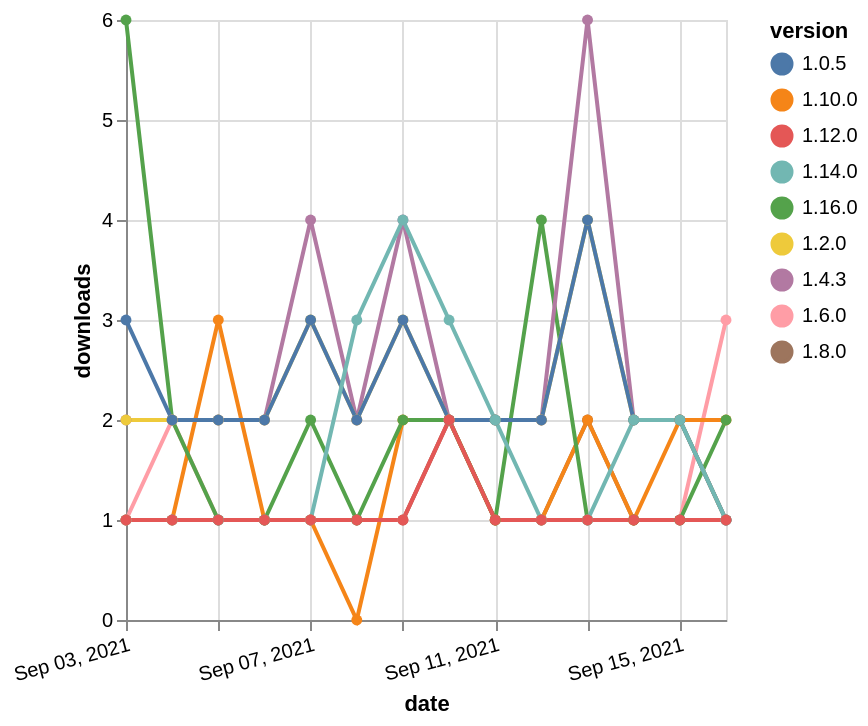

Vega-Lite specification stored for this chart:
### Vega-Lite specification from a JSON file in a GitHub repository (floating-point values rounded to 4 significant figures)
{"$schema": "https://vega.github.io/schema/vega-lite/v5.json", "description": "A simple bar chart with embedded data.", "data": {"values": [{"date": "2021-09-03", "total": 348, "delta": 1, "version": "1.6.0"}, {"date": "2021-09-04", "total": 350, "delta": 2, "version": "1.6.0"}, {"date": "2021-09-05", "total": 351, "delta": 1, "version": "1.6.0"}, {"date": "2021-09-06", "total": 352, "delta": 1, "version": "1.6.0"}, {"date": "2021-09-07", "total": 353, "delta": 1, "version": "1.6.0"}, {"date": "2021-09-08", "total": 354, "delta": 1, "version": "1.6.0"}, {"date": "2021-09-09", "total": 355, "delta": 1, "version": "1.6.0"}, {"date": "2021-09-10", "total": 357, "delta": 2, "version": "1.6.0"}, {"date": "2021-09-11", "total": 358, "delta": 1, "version": "1.6.0"}, {"date": "2021-09-12", "total": 359, "delta": 1, "version": "1.6.0"}, {"date": "2021-09-13", "total": 360, "delta": 1, "version": "1.6.0"}, {"date": "2021-09-14", "total": 361, "delta": 1, "version": "1.6.0"}, {"date": "2021-09-15", "total": 362, "delta": 1, "version": "1.6.0"}, {"date": "2021-09-16", "total": 365, "delta": 3, "version": "1.6.0"}, {"date": "2021-09-03", "total": 218, "delta": 1, "version": "1.8.0"}, {"date": "2021-09-04", "total": 219, "delta": 1, "version": "1.8.0"}, {"date": "2021-09-05", "total": 220, "delta": 1, "version": "1.8.0"}, {"date": "2021-09-06", "total": 221, "delta": 1, "version": "1.8.0"}, {"date": "2021-09-07", "total": 222, "delta": 1, "version": "1.8.0"}, {"date": "2021-09-08", "total": 223, "delta": 1, "version": "1.8.0"}, {"date": "2021-09-09", "total": 224, "delta": 1, "version": "1.8.0"}, {"date": "2021-09-10", "total": 226, "delta": 2, "version": "1.8.0"}, {"date": "2021-09-11", "total": 227, "delta": 1, "version": "1.8.0"}, {"date": "2021-09-12", "total": 228, "delta": 1, "version": "1.8.0"}, {"date": "2021-09-13", "total": 230, "delta": 2, "version": "1.8.0"}, {"date": "2021-09-14", "total": 231, "delta": 1, "version": "1.8.0"}, {"date": "2021-09-15", "total": 232, "delta": 1, "version": "1.8.0"}, {"date": "2021-09-16", "total": 233, "delta": 1, "version": "1.8.0"}, {"date": "2021-09-03", "total": 273, "delta": 1, "version": "1.10.0"}, {"date": "2021-09-04", "total": 274, "delta": 1, "version": "1.10.0"}, {"date": "2021-09-05", "total": 277, "delta": 3, "version": "1.10.0"}, {"date": "2021-09-06", "total": 278, "delta": 1, "version": "1.10.0"}, {"date": "2021-09-07", "total": 279, "delta": 1, "version": "1.10.0"}, {"date": "2021-09-08", "total": 279, "delta": 0, "version": "1.10.0"}, {"date": "2021-09-09", "total": 281, "delta": 2, "version": "1.10.0"}, {"date": "2021-09-10", "total": 283, "delta": 2, "version": "1.10.0"}, {"date": "2021-09-11", "total": 284, "delta": 1, "version": "1.10.0"}, {"date": "2021-09-12", "total": 285, "delta": 1, "version": "1.10.0"}, {"date": "2021-09-13", "total": 287, "delta": 2, "version": "1.10.0"}, {"date": "2021-09-14", "total": 288, "delta": 1, "version": "1.10.0"}, {"date": "2021-09-15", "total": 290, "delta": 2, "version": "1.10.0"}, {"date": "2021-09-16", "total": 292, "delta": 2, "version": "1.10.0"}, {"date": "2021-09-03", "total": 149, "delta": 6, "version": "1.16.0"}, {"date": "2021-09-04", "total": 151, "delta": 2, "version": "1.16.0"}, {"date": "2021-09-05", "total": 152, "delta": 1, "version": "1.16.0"}, {"date": "2021-09-06", "total": 153, "delta": 1, "version": "1.16.0"}, {"date": "2021-09-07", "total": 155, "delta": 2, "version": "1.16.0"}, {"date": "2021-09-08", "total": 156, "delta": 1, "version": "1.16.0"}, {"date": "2021-09-09", "total": 158, "delta": 2, "version": "1.16.0"}, {"date": "2021-09-10", "total": 160, "delta": 2, "version": "1.16.0"}, {"date": "2021-09-11", "total": 161, "delta": 1, "version": "1.16.0"}, {"date": "2021-09-12", "total": 165, "delta": 4, "version": "1.16.0"}, {"date": "2021-09-13", "total": 166, "delta": 1, "version": "1.16.0"}, {"date": "2021-09-14", "total": 167, "delta": 1, "version": "1.16.0"}, {"date": "2021-09-15", "total": 168, "delta": 1, "version": "1.16.0"}, {"date": "2021-09-16", "total": 170, "delta": 2, "version": "1.16.0"}, {"date": "2021-09-03", "total": 2604, "delta": 2, "version": "1.4.3"}, {"date": "2021-09-04", "total": 2606, "delta": 2, "version": "1.4.3"}, {"date": "2021-09-05", "total": 2608, "delta": 2, "version": "1.4.3"}, {"date": "2021-09-06", "total": 2610, "delta": 2, "version": "1.4.3"}, {"date": "2021-09-07", "total": 2614, "delta": 4, "version": "1.4.3"}, {"date": "2021-09-08", "total": 2616, "delta": 2, "version": "1.4.3"}, {"date": "2021-09-09", "total": 2620, "delta": 4, "version": "1.4.3"}, {"date": "2021-09-10", "total": 2622, "delta": 2, "version": "1.4.3"}, {"date": "2021-09-11", "total": 2624, "delta": 2, "version": "1.4.3"}, {"date": "2021-09-12", "total": 2626, "delta": 2, "version": "1.4.3"}, {"date": "2021-09-13", "total": 2632, "delta": 6, "version": "1.4.3"}, {"date": "2021-09-14", "total": 2634, "delta": 2, "version": "1.4.3"}, {"date": "2021-09-15", "total": 2636, "delta": 2, "version": "1.4.3"}, {"date": "2021-09-16", "total": 2637, "delta": 1, "version": "1.4.3"}, {"date": "2021-09-03", "total": 2627, "delta": 2, "version": "1.2.0"}, {"date": "2021-09-04", "total": 2629, "delta": 2, "version": "1.2.0"}, {"date": "2021-09-05", "total": 2631, "delta": 2, "version": "1.2.0"}, {"date": "2021-09-06", "total": 2633, "delta": 2, "version": "1.2.0"}, {"date": "2021-09-07", "total": 2636, "delta": 3, "version": "1.2.0"}, {"date": "2021-09-08", "total": 2638, "delta": 2, "version": "1.2.0"}, {"date": "2021-09-09", "total": 2641, "delta": 3, "version": "1.2.0"}, {"date": "2021-09-10", "total": 2643, "delta": 2, "version": "1.2.0"}, {"date": "2021-09-11", "total": 2645, "delta": 2, "version": "1.2.0"}, {"date": "2021-09-12", "total": 2647, "delta": 2, "version": "1.2.0"}, {"date": "2021-09-13", "total": 2651, "delta": 4, "version": "1.2.0"}, {"date": "2021-09-14", "total": 2653, "delta": 2, "version": "1.2.0"}, {"date": "2021-09-15", "total": 2655, "delta": 2, "version": "1.2.0"}, {"date": "2021-09-16", "total": 2656, "delta": 1, "version": "1.2.0"}, {"date": "2021-09-03", "total": 2620, "delta": 3, "version": "1.0.5"}, {"date": "2021-09-04", "total": 2622, "delta": 2, "version": "1.0.5"}, {"date": "2021-09-05", "total": 2624, "delta": 2, "version": "1.0.5"}, {"date": "2021-09-06", "total": 2626, "delta": 2, "version": "1.0.5"}, {"date": "2021-09-07", "total": 2629, "delta": 3, "version": "1.0.5"}, {"date": "2021-09-08", "total": 2631, "delta": 2, "version": "1.0.5"}, {"date": "2021-09-09", "total": 2634, "delta": 3, "version": "1.0.5"}, {"date": "2021-09-10", "total": 2636, "delta": 2, "version": "1.0.5"}, {"date": "2021-09-11", "total": 2638, "delta": 2, "version": "1.0.5"}, {"date": "2021-09-12", "total": 2640, "delta": 2, "version": "1.0.5"}, {"date": "2021-09-13", "total": 2644, "delta": 4, "version": "1.0.5"}, {"date": "2021-09-14", "total": 2646, "delta": 2, "version": "1.0.5"}, {"date": "2021-09-15", "total": 2648, "delta": 2, "version": "1.0.5"}, {"date": "2021-09-16", "total": 2649, "delta": 1, "version": "1.0.5"}, {"date": "2021-09-03", "total": 300, "delta": 1, "version": "1.14.0"}, {"date": "2021-09-04", "total": 301, "delta": 1, "version": "1.14.0"}, {"date": "2021-09-05", "total": 302, "delta": 1, "version": "1.14.0"}, {"date": "2021-09-06", "total": 303, "delta": 1, "version": "1.14.0"}, {"date": "2021-09-07", "total": 304, "delta": 1, "version": "1.14.0"}, {"date": "2021-09-08", "total": 307, "delta": 3, "version": "1.14.0"}, {"date": "2021-09-09", "total": 311, "delta": 4, "version": "1.14.0"}, {"date": "2021-09-10", "total": 314, "delta": 3, "version": "1.14.0"}, {"date": "2021-09-11", "total": 316, "delta": 2, "version": "1.14.0"}, {"date": "2021-09-12", "total": 317, "delta": 1, "version": "1.14.0"}, {"date": "2021-09-13", "total": 318, "delta": 1, "version": "1.14.0"}, {"date": "2021-09-14", "total": 320, "delta": 2, "version": "1.14.0"}, {"date": "2021-09-15", "total": 322, "delta": 2, "version": "1.14.0"}, {"date": "2021-09-16", "total": 323, "delta": 1, "version": "1.14.0"}, {"date": "2021-09-03", "total": 301, "delta": 1, "version": "1.12.0"}, {"date": "2021-09-04", "total": 302, "delta": 1, "version": "1.12.0"}, {"date": "2021-09-05", "total": 303, "delta": 1, "version": "1.12.0"}, {"date": "2021-09-06", "total": 304, "delta": 1, "version": "1.12.0"}, {"date": "2021-09-07", "total": 305, "delta": 1, "version": "1.12.0"}, {"date": "2021-09-08", "total": 306, "delta": 1, "version": "1.12.0"}, {"date": "2021-09-09", "total": 307, "delta": 1, "version": "1.12.0"}, {"date": "2021-09-10", "total": 309, "delta": 2, "version": "1.12.0"}, {"date": "2021-09-11", "total": 310, "delta": 1, "version": "1.12.0"}, {"date": "2021-09-12", "total": 311, "delta": 1, "version": "1.12.0"}, {"date": "2021-09-13", "total": 312, "delta": 1, "version": "1.12.0"}, {"date": "2021-09-14", "total": 313, "delta": 1, "version": "1.12.0"}, {"date": "2021-09-15", "total": 314, "delta": 1, "version": "1.12.0"}, {"date": "2021-09-16", "total": 315, "delta": 1, "version": "1.12.0"}]}, "width": "container", "mark": {"type": "line", "point": {"filled": true}}, "encoding": {"x": {"field": "date", "type": "temporal", "timeUnit": "yearmonthdate", "title": "date", "axis": {"labelAngle": -15}}, "y": {"field": "delta", "type": "quantitative", "title": "downloads"}, "color": {"field": "version", "type": "nominal"}, "tooltip": {"field": "delta"}}}
